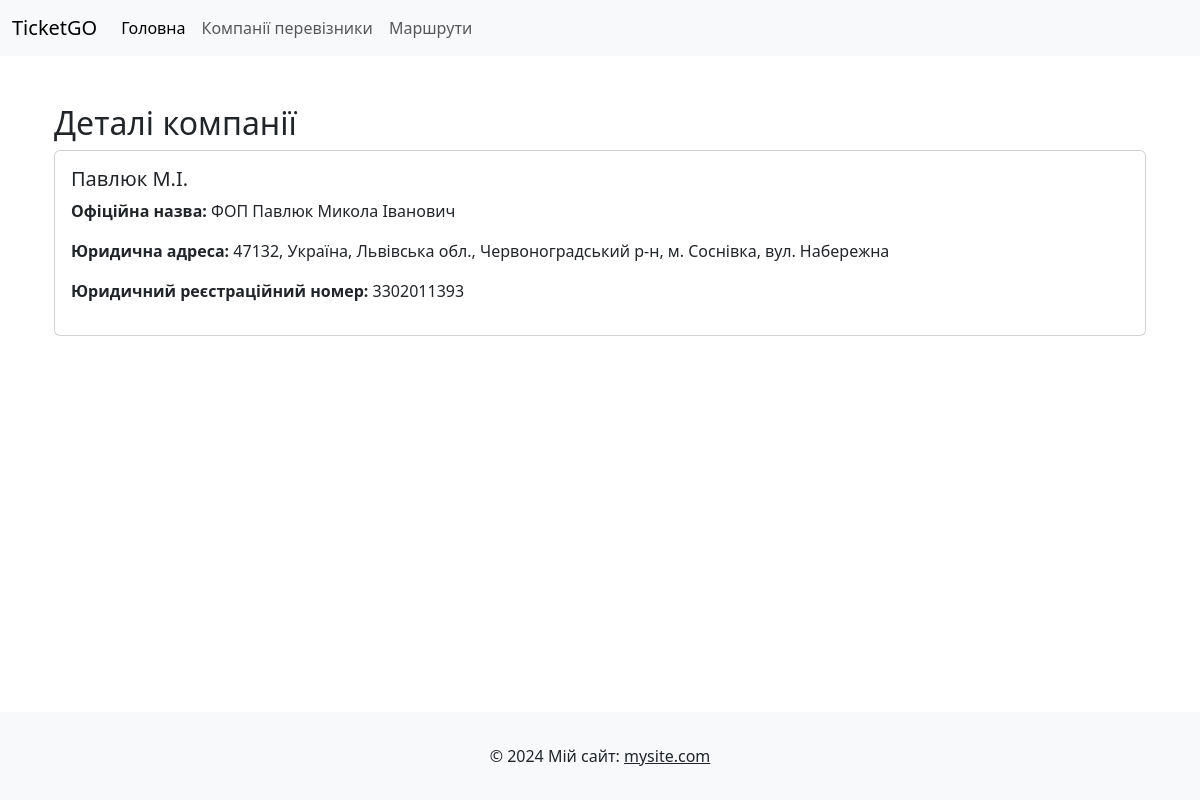
/companies/1/, run on the app's committed database.
### api/models.py (models this page shows, shortened)
class CompanyName(models.Model):
    name = models.CharField(max_length=100)
    official_name = models.CharField(max_length=100)
    registered_address = models.TextField()
    company_registration_number = models.PositiveIntegerField()
    class Meta:
        verbose_name_plural = 'Company Names'

### api/views.py (the view)
# urls.py: path('companies/<int:company_id>/', views.show_company_details, name='show_company_details'),
def show_company_details(request, company_id):
    company = CompanyName.objects.get(id=company_id)
    return render(request, 'api/about_company.html', {'company': company, 'title': company.name})

### api/templates/api/about_company.html
{% extends 'base.html' %}
{% block content %}
<div class="container mt-5">
    <h2>Деталі компанії</h2>
    <div class="card">
        <div class="card-body">
            <h5 class="card-title">{{ title }}</h5>
            <p><strong>Офіційна назва:</strong> {{ company.official_name }}</p>
            <p><strong>Юридична адреса:</strong> {{ company.registered_address }}</p>
            <p><strong>Юридичний реєстраційний номер:</strong> {{ company.company_registration_number }}</p>
        </div>
    </div>
</div>
{% endblock %}

### templates/base.html (style rules this page uses)
html, body { height: 100%; margin: 0; }
body { display: flex; flex-direction: column; }

### data on the page
CompanyName: name "Павлюк М.І.", official_name "ФОП Павлюк Микола Іванович", registered_address "47132, Україна, Львівська обл., Червоноградський р-н, м. Соснівка, вул. Набережна", company_registration_number "3302011393"
